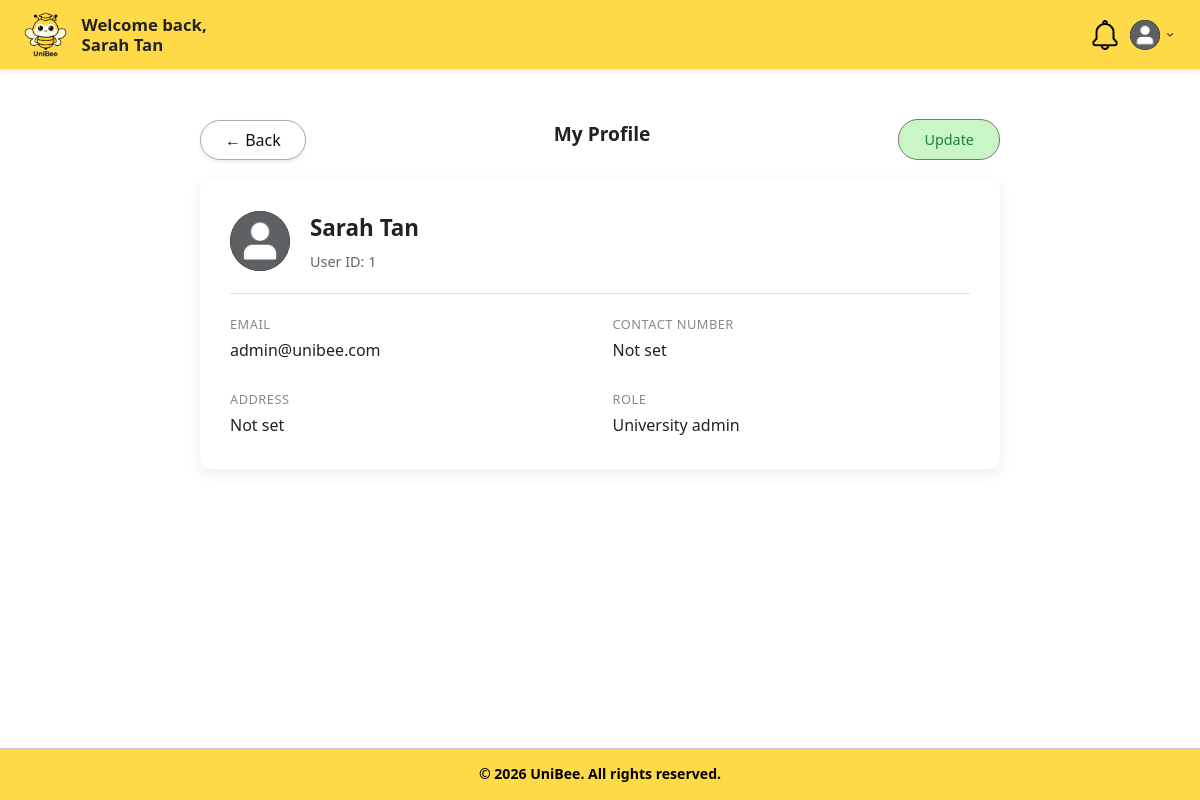
Screenshot of /boundary/manageProfilePage.php (signed in) with the database file from the repository.
### tables this page shows
CREATE TABLE Users (
    id INT PRIMARY KEY AUTO_INCREMENT,
    universityId INT,
    email VARCHAR(255) UNIQUE NOT NULL,
    passwordHash VARCHAR(255) NOT NULL,
    fullName VARCHAR(255) NOT NULL,
    role VARCHAR(50) NOT NULL,
    status VARCHAR(50) DEFAULT 'active',
    createdAt DATETIME DEFAULT CURRENT_TIMESTAMP,
    updatedAt DATETIME DEFAULT CURRENT_TIMESTAMP ON UPDATE CURRENT_TIMESTAMP,
    lastLogin DATETIME,
    FOREIGN KEY (universityId) REFERENCES Universities(id) ON DELETE CASCADE
);

### controller/manageProfileController.php (called while the page is built, shortened)
<?php
require_once "../database/database.php";
class ManageProfileController
{
    private $db;
    public function __construct()
    {
        $database = new Database();
        $this->db = $database->connect();
    }
    public function getUserById($userId)
    {
        $sql = "SELECT u.id, u.email, u.fullName, u.role, u.status,
                       up.contactNumber, up.address
                FROM Users u
                LEFT JOIN UserProfiles up ON u.id = up.userId
                WHERE u.id = ?";
        $stmt = $this->db->prepare($sql);
        $stmt->execute([$userId]);
        return $stmt->fetch(PDO::FETCH_ASSOC);
    }
}
?>

### database/database.php (called while the page is built, shortened)
<?php
class Database
{
    private $host = 'localhost:3307';
    private $dbname = 'unibee';
    private $username = 'root';
    private $password = '';
    public function connect()
    {
        try {
            $this->pdo = new PDO(
                "mysql:host={$this->host};dbname={$this->dbname}",
                $this->username,
                $this->password
            );
            $this->pdo->setAttribute(PDO::ATTR_ERRMODE, PDO::ERRMODE_EXCEPTION);
            return $this->pdo;
        } catch (PDOException $e) {
            die("Database connection failed: " . $e->getMessage());
        }
    }
}

### boundary/manageProfilePage.php (the view, shortened to what this page needs)
<?php
require_once "../controller/ManageProfileController.php";
$controller = new ManageProfileController();
$user = $controller->getUserById($_SESSION['user_id']);
$rawRole = $user['role'] ?? $_SESSION['role'] ?? 'student';
$userRole = strtolower(trim($rawRole));
$backDashboard = ($userRole === 'lecturer') ? 'LecturerDashboardPage.php' : 'StudentDashboardPage.php';
?>
<!DOCTYPE html>
<html lang="en">
<head>
    <link rel="stylesheet" href="../style.css">
</head>
<body>
    <header class="header">
        <div class="logo-container">
            <img src="../images/uniBeeLogo.png" alt="UniBee Logo">
        </div>
        <div class="welcome-message">
            <span>Welcome back,</span>
            <strong><?php echo htmlspecialchars($_SESSION['user_name']); ?></strong>
        </div>
        <div class="dashboard-header-right">
            <a href="NotificationPage.php" class="header-icon">
                <img src="../images/notification.png" alt="Notifications">
            </a>
            <div class="profile-dropdown">
                <div class="profile-container" onclick="toggleDropdown()">
                    <img src="../images/profilePic.png" alt="Profile" class="profile-icon">
                    <img src="../images/dropdown.png" alt="Menu" class="dropdown-arrow">
                </div>
            </div>
        </div>
    </header>
    <main class="dashboard">
        <?php if ($user): ?>
            <div class="profile-header">
                <a href="<?php echo $backDashboard; ?>" class="btn-back">&#8592; Back</a>
                <h2 class="section-label">My Profile</h2>
                <a href="UpdateProfilePage.php" class="btn-update">Update</a>
            </div>
            <div class="profile-view">
                <div class="profile-identity">
                    <img src="../images/profilePic.png" alt="Profile" class="profile-large-icon">
                    <div>
                        <h2><?php echo htmlspecialchars($user['fullName']); ?></h2>
                        <p>User ID: <?php echo htmlspecialchars($user['id']); ?></p>
                    </div>
                </div>
                <hr class="profile-divider">
                <div class="profile-details">
                    <div class="profile-field">
                        <label>Email</label>
                        <p><?php echo htmlspecialchars($user['email']); ?></p>
                    </div>
                    <div class="profile-field">
                        <label>Contact Number</label>
                        <p><?php echo htmlspecialchars($user['contactNumber'] ?? 'Not set'); ?></p>
                    </div>
                    <div class="profile-field">
                        <label>Address</label>
                        <p><?php echo htmlspecialchars($user['address'] ?? 'Not set'); ?></p>
                    </div>
                    <div class="profile-field">
                        <label>Role</label>
                        <p><?php echo htmlspecialchars(ucfirst(str_replace('_', ' ', $user['role']))); ?></p>
                    </div>
                </div>
            </div>
        <?php else: ?>
            <p class="error-message">Unable to load profile information. Please try again later.</p>
        <?php endif; ?>
    </main>
    <footer>
        <div class="footer-bottom-bar">
            &copy; 2026 UniBee. All rights reserved.
        </div>
    </footer>
</body>
</html>

### rows the page displays
users: fullName "Sarah Tan", id "1", email "admin@unibee.com", role "University admin"

### other values shown
$_SESSION['user_name'] "Sarah Tan"
$user['contactNumber'] "Not set"
$user['address'] "Not set"
